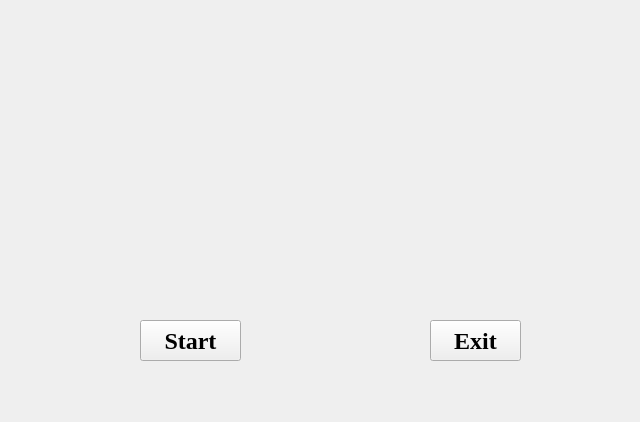
<?xml version="1.0" encoding="UTF-8"?>
<ui version="4.0">
 <class>MainWindow</class>
 <widget class="QMainWindow" name="MainWindow">
  <property name="geometry">
   <rect>
    <x>0</x>
    <y>0</y>
    <width>640</width>
    <height>422</height>
   </rect>
  </property>
  <property name="windowTitle">
   <string>MainWindow</string>
  </property>
  <widget class="QWidget" name="centralWidget">
   <property name="minimumSize">
    <size>
     <width>640</width>
     <height>400</height>
    </size>
   </property>
   <property name="maximumSize">
    <size>
     <width>640</width>
     <height>400</height>
    </size>
   </property>
   <widget class="QPushButton" name="pushButton">
    <property name="geometry">
     <rect>
      <x>140</x>
      <y>320</y>
      <width>101</width>
      <height>41</height>
     </rect>
    </property>
    <property name="font">
     <font>
      <family>Times New Roman</family>
      <pointsize>18</pointsize>
      <weight>75</weight>
      <bold>true</bold>
     </font>
    </property>
    <property name="text">
     <string>Start</string>
    </property>
    <property name="icon">
     <iconset resource="pics.qrc">
      <normaloff>:/pics/taiko_j_1.png</normaloff>:/pics/taiko_j_1.png</iconset>
    </property>
   </widget>
   <widget class="QPushButton" name="pushButton_2">
    <property name="geometry">
     <rect>
      <x>430</x>
      <y>320</y>
      <width>91</width>
      <height>41</height>
     </rect>
    </property>
    <property name="font">
     <font>
      <family>Times New Roman</family>
      <pointsize>18</pointsize>
      <weight>75</weight>
      <bold>true</bold>
     </font>
    </property>
    <property name="text">
     <string>Exit</string>
    </property>
    <property name="icon">
     <iconset resource="pics.qrc">
      <normaloff>:/pics/taiko_j_1.png</normaloff>:/pics/taiko_j_1.png</iconset>
    </property>
   </widget>
   <widget class="QLabel" name="label">
    <property name="geometry">
     <rect>
      <x>0</x>
      <y>0</y>
      <width>641</width>
      <height>401</height>
     </rect>
    </property>
    <property name="text">
     <string/>
    </property>
    <property name="pixmap">
     <pixmap resource="pics.qrc">:/pics/Taiko_start.jpg</pixmap>
    </property>
   </widget>
   <zorder>label</zorder>
   <zorder>pushButton</zorder>
   <zorder>pushButton_2</zorder>
  </widget>
  <widget class="QMenuBar" name="menuBar">
   <property name="geometry">
    <rect>
     <x>0</x>
     <y>0</y>
     <width>640</width>
     <height>22</height>
    </rect>
   </property>
  </widget>
 </widget>
 <layoutdefault spacing="6" margin="11"/>
 <resources>
  <include location="pics.qrc"/>
 </resources>
 <connections/>
</ui>
